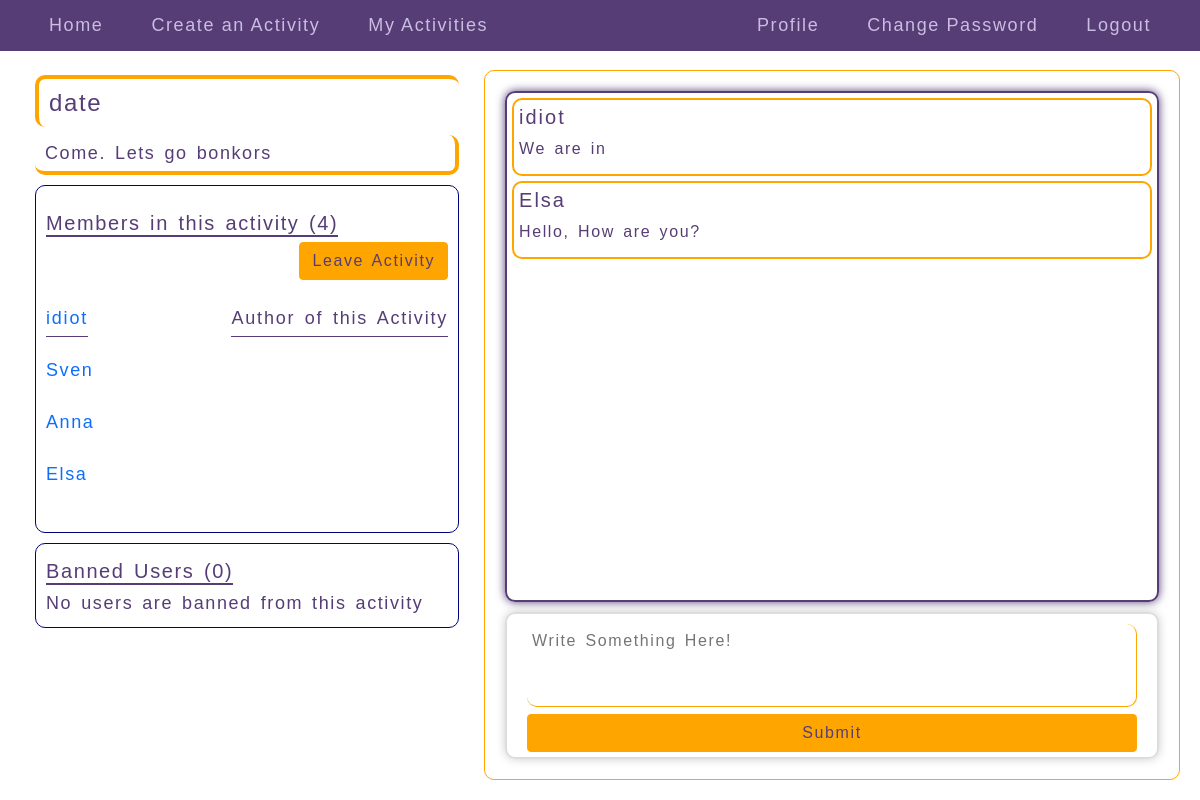
/activities/17 (signed in), run on the app's committed database.
### meet/models.py (models this page shows, shortened)
class Activity(models.Model):
    user = models.ForeignKey(User, on_delete=models.CASCADE, related_name="activities")
    title = models.CharField(max_length=128)
    description = models.TextField()
    time = models.DateTimeField(default=timezone.now)

class Joining(models.Model):
    user = models.ForeignKey(User, on_delete=models.CASCADE, related_name="joined_activities")
    activity = models.ForeignKey(Activity, on_delete=models.CASCADE, related_name="user_activities")

class Comment(models.Model):
    user = models.ForeignKey(User, on_delete=models.CASCADE, related_name="comments")
    activity = models.ForeignKey(Activity, on_delete=models.CASCADE, related_name="commented_activities")
    comment = models.TextField()

### meet/views.py (the view)
# urls.py: path("activities/<int:id>", views.displayactivity, name="display_activity"),
@login_required(login_url='/')
def displayactivity(request, id):
    if request.method == "POST":
        activity = Activity.objects.get(pk=id)
        user_comment = comment(request.POST)
        if user_comment.is_valid():
            obj = Comment(user=request.user, activity=activity, comment=user_comment.cleaned_data["description"])
            obj.save()
        return redirect("display_activity", id=id)
    else:
        activity = Activity.objects.get(pk=id)
        deleted = Deleted.objects.all()
        deleted_list= []
        users_list_temp = []
        for x in deleted:
            deleted_list.append(x.activity)
        if activity in deleted_list:
            users_of_activity = list(Joining.objects.filter(activity = activity).all())
            for user in users_of_activity:
                users_list_temp.append(user.user)
            if request.user not in users_list_temp:
                return redirect("index")
        users = Joining.objects.filter(activity=activity).all()
        users_comments=Comment.objects.filter(activity=activity)
        users_list = []
        for user in users:
            users_list.append(user.user.username)
        form = comment()
        print(request.user)
        print(activity.user)
        if request.user == activity.user:
            kickuserout = "True"
        else:
            kickuserout = "False"
        banned = Banneduser.objects.filter(activity=activity).all()
        banned_users = []
        for banned_user in banned:
            banned_users.append(banned_user.user)
        if request.user in banned_users:
            messages.error(request, f"You're banned from  {activity.title}  activity")
            return redirect("index")
        return render(request, "meet/activity.html", {
        "activity": activity, "users": users, "users_list": users_list, "form": form, "users_comments": users_comments, "kickuserout": kickuserout, "banned_users": banned_users
        })

### meet/views.py
class comment(forms.Form):
    description = forms.CharField(label="", widget=forms.Textarea(attrs={"rows": 3, "placeholder": "Write Something Here!"}))

### meet/templates/meet/activity.html (shortened to what this page needs)
{% extends "meet/layout.html" %}
{% load static %}
{% block body %}
<div class="fc_display">
  <div class="left_half">
    <div class="left_half_header">
      <h4>{{ activity.title }}</h4>
      <p>{{ activity.description }}</p>
    </div>
    <div class="left_half_members">
      <div class="fc_activity">
        <h5>Members in this activity ({{ users_list|length }})</h5>
        {% if request.user not in banned_users %}
        <div class="fc_activity_button">
          {% if request.user != activity.user %}
          {% if request.user.username in users_list %}
            <a href="{% url 'leave_activity' activity.id %}" class="btn btn-outline common_button">Leave Activity</a>
          {% else %}
            <a href="{% url 'join_activity' activity.id %}" class="btn btn-outline common_button">Join Activity</a>
          {% endif %}
          {% endif %}
        </div>
        {% endif %}
      </div>
      <div class="activity_users_fc">
        <p><a href="{% url 'user_profile' activity.user.username %}">{{ activity.user.username }}</a></p>
        <p class="activity_users_author">Author of this Activity</p>
      </div>
      {% for user in users %}
        {% if user.user.username != activity.user.username %}
          <p class="activity_users">
            <a href="{% url 'user_profile' user.user.username %}">{{ user.user.username }}</a>
          </p>
        {% endif %}
      {% endfor %}
    </div>
    <div class="left_half_banned_users">
      <h5>Banned Users ({{ banned_users|length }})</h5>
      {% for users in banned_users %}
      <div class="left_half_banned_users_members">
        <a href="{% url 'user_profile' users.username %}"><p>{{ users.username }}</p></a>
        <a href="{% url 'unban_user' users.id activity.id %}" class="ban_lock"><i class="fas fa-lock ban-lock" title="unban user"></i></a>
      </div>
        {% empty %}
          <p>No users are banned from this activity</p>
      {% endfor %}
    </div>
  </div>
  <div class="right_half">
    <div class="right_half_body">
      {% for comment in users_comments %}
        {% if comment.user not in banned_users %}
        <div class="users_comments_on_activity">
          <h5>{{ comment.user.username }}</h5>
          <p>{{ comment.comment }}</p>
        </div>
        {% endif %}
      {% endfor %}
    </div>
    {% if request.user not in banned_users %}
    <div class="right_half_input">
      <form class="" method="post">
        {{ form }}
        <button type="submit" class="btn common_button">Submit</button>
      </form>
    </div>
    {% endif %}
  </div>
</div>
{% endblock %}

### meet/static/meet/styles.css (style rules this page uses)
* { font-family: Arial, sans-serif; }
html, body { padding: 0; margin: 0; }
.fc_display { height: calc(100vh - 60px); display: flex; padding: 15px; box-sizing: border-box; color: #563d76; letter-spacing: 0.1em; word-spacing: 0.15em; }
.fc_display > * { margin-right: 5px; }
.left_half, .right_half { flex-basis: 40%; box-sizing: border-box; padding: 15px; border: 1px solid #563d76; border: 1px solid orange; border-radius: 10px; }
.right_half { flex-basis: 60%; }
.left_half { border: none; font-size: 18px; padding-top: 0; }
.left_half p { margin: 0; }
.left_half h4, .left_half_header p { padding-left: 10px; border-left: 4px solid orange; border-top: 4px solid orange; line-height: 2; border-radius: 10px; }
.left_half_header p { border: none; border-right: 4px solid orange; border-bottom: 4px solid orange; }
.left_half_members { min-height: 50%; padding: 10px; border: 1px solid navy; overflow-y: auto; box-sizing: border-box; border-radius: 10px; }
.left_half_banned_users { padding: 10px; border: 1px solid navy; border-radius: 10px; }
.left_half_banned_users > * { margin: 5px 0; }
.left_half_header, .left_half_banned_users { max-height: 25%; overflow: auto; }
.left_half_members h5 { margin: 0; border-bottom: 2px solid #563d76; }
.form_update button, .password_reset_complete a, .pagination_links a, .common_button { color: orange; border-color: #563d76; background: #563d76; color: #563d76; border-color: orange; background: orange; }
fieldset div, form > * { margin: 10px 0px; }
form { padding: 20px; border: 2px solid #ddd; border-radius: 10px; box-shadow: 0 0 10px #ccc; }
.fc_activity { display: flex; flex-flow: row wrap; align-items: center; margin: 15px 0; }
.fc_activity > * { margin: 5px 0; }
.fc_activity_button { margin-left: auto; }
.activity_users_fc { display: flex; line-height: 2; letter-spacing: 0.1em; word-spacing: 0.15em; margin: 10px 0; }
.activity_users_fc > * { border-bottom: 1px solid #563d76; }
.activity_users_fc p.activity_users_author { margin-left: auto; }
.right_half * { letter-spacing: 0.1em; word-spacing: 0.15em; }
.right_half, .left_half { height: 100%; display: flex; flex-direction: column; }
.right_half > *, .left_half > * { margin: 5px; }
.right_half_header, .right_half_input { flex-basis: 15%; }
.right_half_body { padding: 5px; padding-bottom: 0; flex-basis: 85%; height: 75%; overflow: auto; }
.users_comments_on_activity { border: 2px solid orange; border-radius: 10px; padding: 5px; box-shadow: 0 0 5px solid orange; margin-bottom: 5px; }
.right_half_input input, .right_half_input textarea { border-radius: 10px; padding: 5px; height: 100%; width: 100%; box-sizing: border-box; border-color: orange; border-top: 0; border-left: 0; color: #563d76; }
.right_half_input * { margin: 0; }
.right_half_input textarea { resize: none; }
.right_half_input button { width: 100%; }
.right_half_body { border: 2px solid #563d76; border-radius: 10px; box-shadow: 0 0 10px #563d76; }
.right_half_body p { margin-bottom: 0.5em; }
.right_half_input form { padding-top: 10px; padding-bottom: 5px; }
.user_links a, .activity_users_fc a, .activity_users a { text-decoration: none; }
p.activity_users { margin-bottom: 5px; }
.activity_users { padding: 10px 0; display: flex; flex-wrap: wrap; align-items: center; }
.users_comments_on_activity { position: relative; }
.left_half_banned_users { padding-left: 10px; }
.left_half_banned_users h5 { display: inline-block; }
.left_half_banned_users h5 { border-bottom: 2px solid #563d76; }

### data on the page
Activity: title "date", description "Come. Lets go bonkors", user.username "idiot"
Joining: user.username "Sven"
Joining: user.username "Anna"
Joining: user.username "Elsa"
Comment: user.username "idiot", comment "We are in"
Comment: user.username "Elsa", comment "Hello, How are you?"

### other printed values
{{ users_list|length }} "4"
{{ banned_users|length }} "0"
